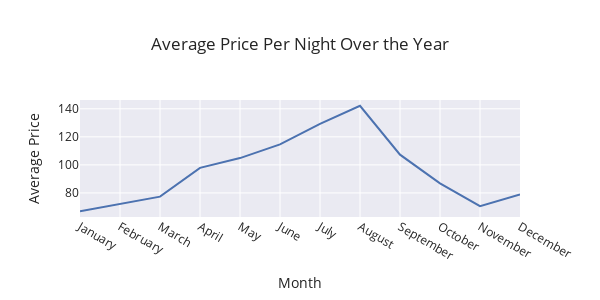

Notebook code for this chart:
### Code cell
# Ensure df_price is a copy to avoid SettingWithCopyWarning
df_price = df[df['is_canceled'] == 0].copy()

# Sort the months in order
ordered_months = ["January", "February", "March", "April", "May", "June",
                  "July", "August", "September", "October", "November", "December"]
df_price['arrival_date_month'] = pd.Categorical(df_price['arrival_date_month'], categories=ordered_months, ordered=True)

# Group by month and calculate average ADR
grouped_data = df_price.groupby(['arrival_date_month'], observed=True)['adr'].mean().reset_index()

fig = px.line(
    grouped_data,
    x='arrival_date_month',
    y='adr',
    hover_data=['adr'],
    title='Average Price Per Night Over the Year',
    labels={'adr': 'Average Price', 'arrival_date_month': 'Month'},
    template='seaborn',
    width=600,
    height=300
)

fig.update_xaxes(title_text='Month')
fig.update_yaxes(title_text='Average Price')

fig.show()

### Figure 1 — Plotly figure (JSON) as saved in the notebook; plotly's stock layout.template omitted (floating-point values rounded to 4 significant figures)
{"data": [{"hovertemplate": "Month=%{x}<br>Average Price=%{y}<extra></extra>", "legendgroup": "", "line": {"color": "rgb(76,114,176)", "dash": "solid"}, "marker": {"symbol": "circle"}, "mode": "lines", "name": "", "orientation": "v", "showlegend": false, "type": "scatter", "x": ["January", "February", "March", "April", "May", "June", "July", "August", "September", "October", "November", "December"], "xaxis": "x", "y": [67.0, 72.42, 77.33, 97.88, 104.8, 114.6, 129.3, 142.1, 107.3, 86.83, 70.51, 78.92], "yaxis": "y"}], "layout": {"height": 300, "legend": {"tracegroupgap": 0}, "title": {"text": "Average Price Per Night Over the Year"}, "width": 600, "xaxis": {"anchor": "y", "domain": [0, 1], "title": {"text": "Month"}}, "yaxis": {"anchor": "x", "domain": [0, 1], "title": {"text": "Average Price"}}}}
